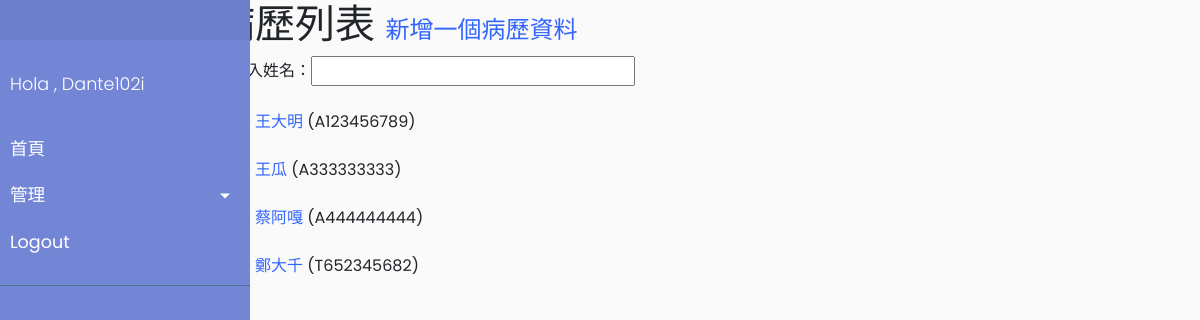
Page /catalog/patient/ (signed in) on the committed database.
### catalog/models.py (models this page shows, shortened)
class Patient(models.Model):
    name = models.CharField(max_length = 200,help_text = "輸入病人姓名")
    personalid = models.CharField(max_length = 200,help_text = "輸入病人身分證字號")
    bloodtype = models.CharField(max_length = 200,help_text = "輸入病人血型")
    height = models.PositiveIntegerField(help_text ="輸入病人身高(cm)",default = 180)
    weight = models.PositiveIntegerField(help_text = "輸入病人體重(kg)",default = 70)
    date_of_birth = models.DateField(help_text = "輸入病人出生年月日")
    return_date = models.DateField(help_text = "下次約診日期", blank = True, default = datetime.date.today)
    illness = models.ManyToManyField(Illness,help_text = "請選病人患有什麼疾病",related_name ="illness",blank = True)
    past_illness = models.ManyToManyField(Illness,help_text = "請選病人過去病史",related_name = "past_illness",blank = True)
    class Meta:
        permissions = (("doctor", "Update or delete"),)
        ordering = ['name']
    def get_absolute_url(self):
        return reverse('patient-detail',args = [str(self.id)])

### catalog/views.py (the view)
# urls.py: path('patient/', views.PatientListView.as_view(), name='patient'),
class PatientListView(PermissionRequiredMixin,generic.ListView):
    permission_required = 'catalog.doctor'
    model = Patient
    paginate_by = 15

### catalog/templates/catalog/patient_list.html (shortened to what this page needs)
{% extends "base_generic.html" %}
{% load customtag %}
{% block content %}
  <h1>病歷列表
  <font size = "5" color = "#3366ff"><a href = "/catalog/patient/create"> 新增一個病歷資料</a></font>
  </h1>
請輸入姓名：<input id = "input_name" type="text" name="patient_name" />
<br></br>
  {% if patient_list %}
  <ul>
    {% for patient in patient_list %}
      <li>
        <a href="{{ patient.get_absolute_url }}" class ="patient_record">{{ patient.name }}</a> ({{patient.personalid}})
		<br><br>
      </li>
    {% endfor %}
  </ul>
  {% else %}
    <p>No medical records exist!!</p>
  {% endif %}
{% endblock %}

### catalog/templates/base_generic.html (shortened to what this page needs)
<!DOCTYPE html>
<html lang="en">
<head>
<link rel="stylesheet" href="https://cdnjs.cloudflare.com/ajax/libs/malihu-custom-scrollbar-plugin/3.1.5/jquery.mCustomScrollbar.min.css">
  <link rel="stylesheet" href="https://stackpath.bootstrapcdn.com/bootstrap/4.1.3/css/bootstrap.min.css">
  {% load static %}
  <link rel="stylesheet" href="{% static 'css/style.css' %}">
  <link rel="stylesheet" href="{% static 'css/style2.css' %}">
</head>
<body>
  <div class="container-fluid">
    <div class="row">
      <div class="col-sm-2">
      {% block sidebar %}
    <nav id="sidebar">
        <div class="sidebar-header">
        </div>
        <ul class="list-unstyled components">
            <p>Hola
			{% if user.is_authenticated %}
			,  {{ user.get_username }}
			{% endif %}
			</p>
			<li>
                <a href="{% url 'index' %}">首頁</a>
            </li>
			{% if user.is_authenticated %}
            <li>
                <a href="#pageSubmenu" data-toggle="collapse" aria-expanded="false" class="dropdown-toggle">管理</a>
            </li>
            <li><a href="{% url 'logout'%}?next={{request.path}}">Logout</a></li>
            {% else %}
              <li><a href="{% url 'login'%}?next={{request.path}}">Login</a></li>
            {% endif %}
        </ul>
    </nav>
     {% endblock %}
      </div>
      <div class="col-sm-10 ">{% block content %}{% endblock %}
	  </div>
    </div>
  </div>
</body>
</html>

### catalog/static/css/style.css (style rules this page uses)
#sidebar { width: 250px; position: fixed; top: 0; left: 0; height: 100vh; z-index: 999; background: #7386D5; color: #fff; transition: all 0.3s; }

### catalog/static/css/style2.css (style rules this page uses)
body { font-family: 'Poppins', sans-serif; background: #fafafa; }
p { font-family: 'Poppins', sans-serif; font-size: 1.1em; font-weight: 300; line-height: 1.7em; color: #0d0d0d; }
.patient_record { color: #3366ff; }
a, a:hover, a:focus { color: inherit; text-decoration: none; transition: all 0.3s; }
#sidebar { width: 250px; position: fixed; top: 0; left: 0; height: 100vh; z-index: 999; background: #7386D5; color: #fff; transition: all 0.3s; }
#sidebar .sidebar-header { padding: 20px; background: #6d7fcc; }
#sidebar ul.components { padding: 20px 0; border-bottom: 1px solid #47748b; }
#sidebar ul p { color: #fff; padding: 10px; }
#sidebar ul li a { padding: 10px; font-size: 1.1em; display: block; }
a[data-toggle="collapse"] { position: relative; }
.dropdown-toggle::after { display: block; position: absolute; top: 50%; right: 20px; transform: translateY(-50%); }

### rows in the picture
Patient: name "王大明", personalid "A123456789"
Patient: name "王瓜", personalid "A333333333"
Patient: name "蔡阿嘎", personalid "A444444444"
Patient: name "鄭大千", personalid "T652345682"

### other values in the picture
{{ user.get_username }} "Dante102i"
